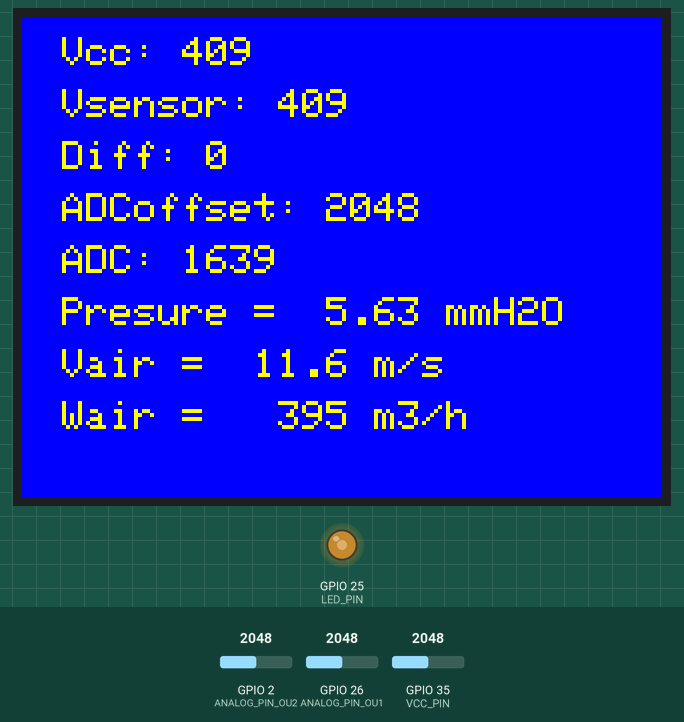
The sketch below on a simulated ESP32. Shown: 320×240 colour display, output pins drawn as LEDs (lit = HIGH). The test bench sets the inputs (shaded band); at power-on: GPIO 2 (ANALOG_PIN_OU2) = 2048, GPIO 26 (ANALOG_PIN_OU1) = 2048, GPIO 35 (VCC_PIN) = 2048. What the sketch prints to the serial monitor is not drawn.

Above: at 3.9 s.
4.0 s: GPIO 2 (ANALOG_PIN_OU2) set to 2866
At 6.9 s:
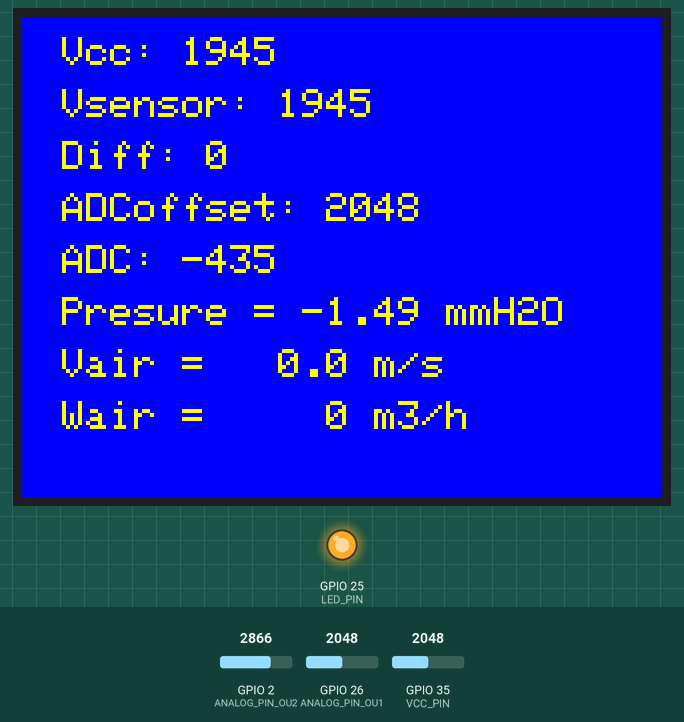
7.0 s: GPIO 26 (ANALOG_PIN_OU1) set to 2866
At 8.5 s:
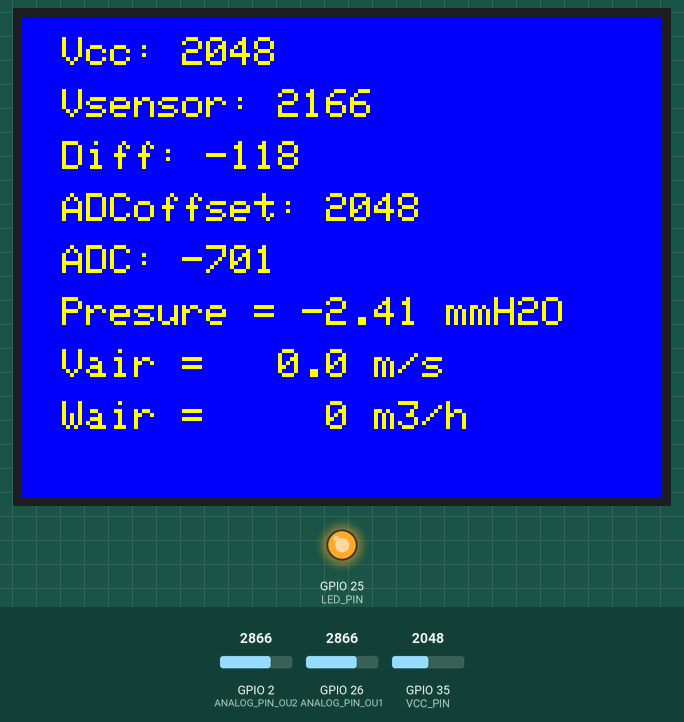
10.0 s: GPIO 35 (VCC_PIN) set to 2866
At 11.4 s:
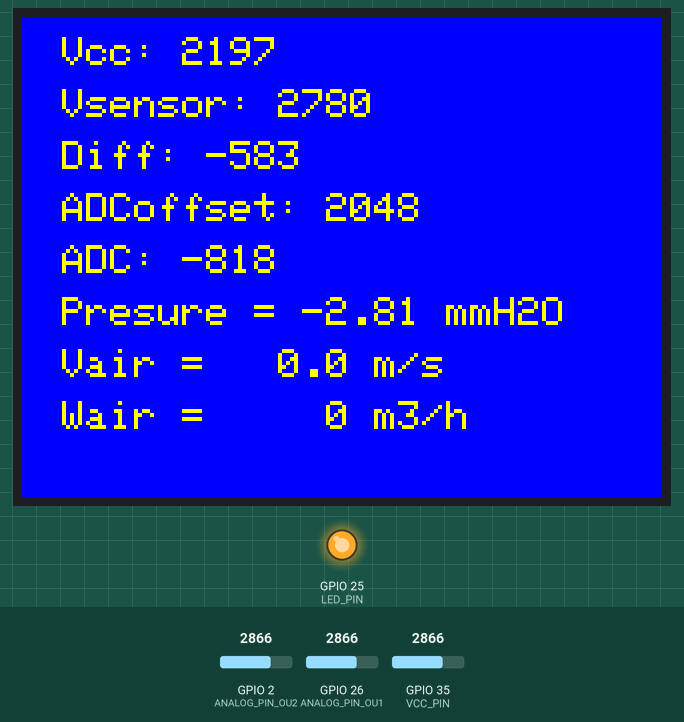
13.0 s: GPIO 2 (ANALOG_PIN_OU2) set to 3603
At 14.5 s:
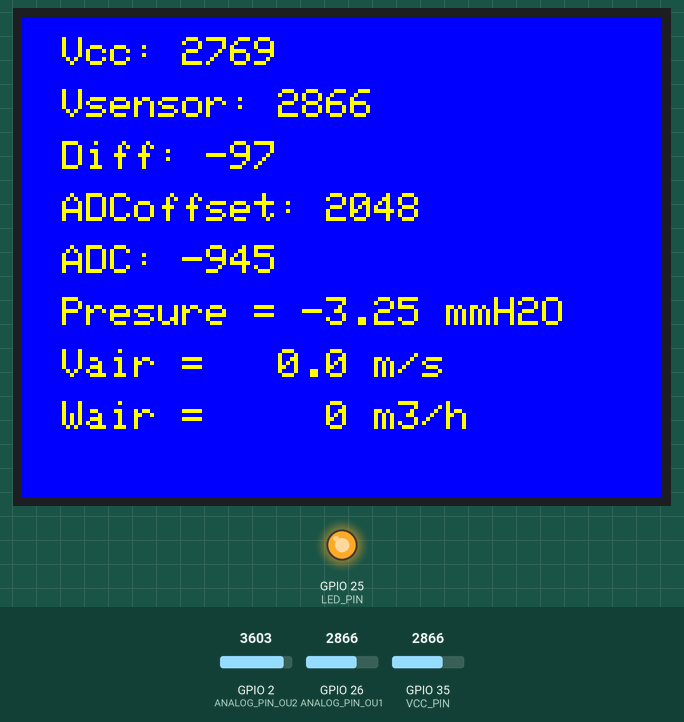
16.0 s: GPIO 26 (ANALOG_PIN_OU1) set to 3603
At 17.3 s:
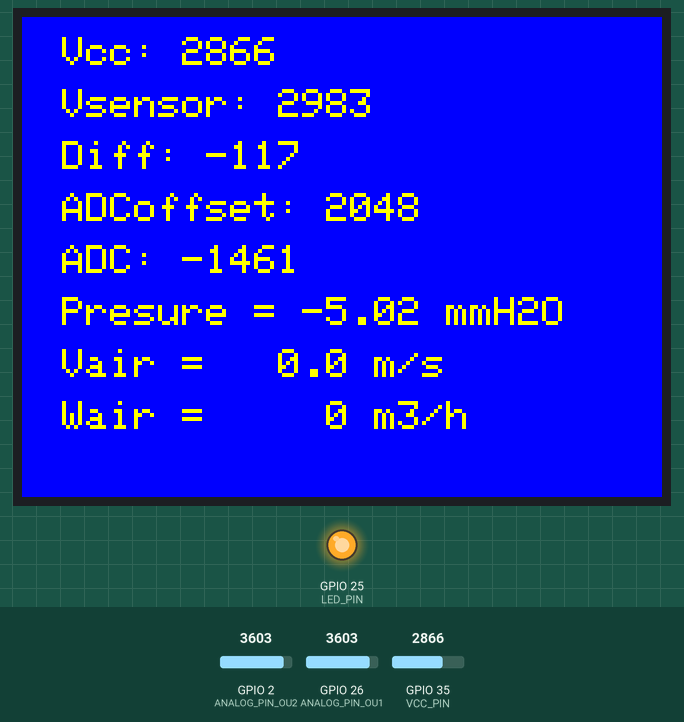
19.0 s: GPIO 35 (VCC_PIN) set to 3603
At 25.0 s:
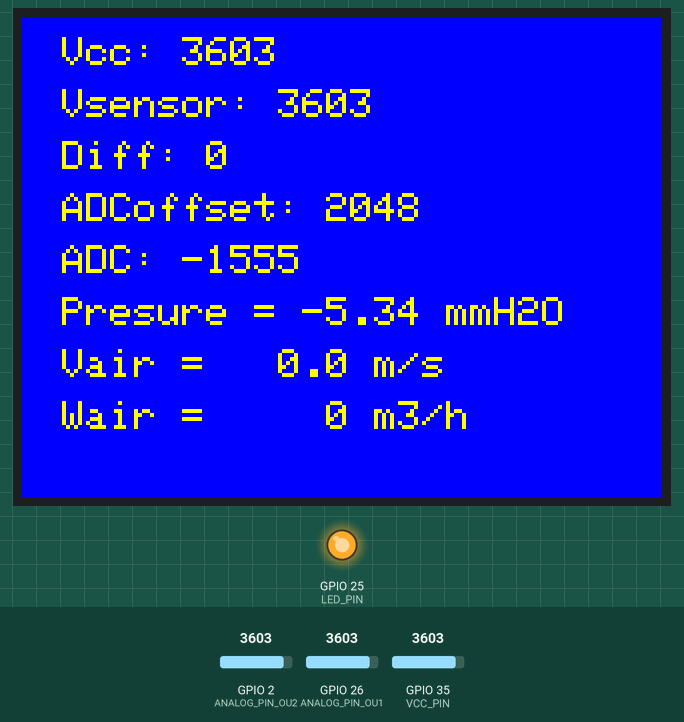
Timing chart, 0 to 25.3 s (numbered marks = the images above; inputs shaded):
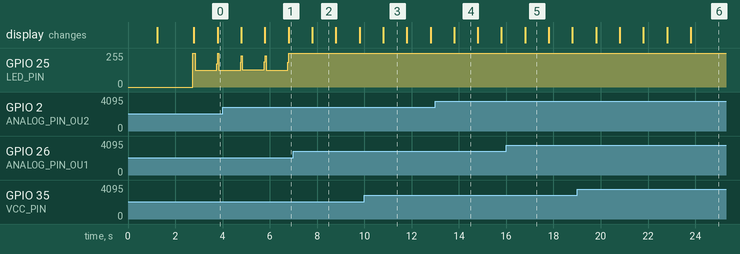

The sketch:

Presure_sensor_graduation_display_09_Vcc3_3V_AllDisp_PWM.ino
```cpp
#include <Arduino.h>
#include <TFT_eSPI.h>

// Деклариране на глобалната променлива
//float presureReal = 0.0;

// Дефиниране на макросите преди включването на Core_0.h
#define ANALOG_PIN_OU2 2  // Използваме GPIO2 за аналогов вход (изход ОУ2)
#define ANALOG_PIN_OU1 26 // Използваме GPIO26 за аналогов вход (изход ОУ1)
#define VCC_PIN 35       // Използваме GPIO35 за измерване на Vcc чрез делител на напрежение
#define LED_PIN 25       // Използваме GPIO25 за светодиод

#include "Core_0.h"  // Включване на файла с функцията за генериране на PWM

// Дефиниции и настройки
const float D = 0.110;
const float d = 0.071;
const int numMeasurements = 20;  // Брой измервания за осредняване
const int numAverages = 20;  // Брой усреднени стойности за допълнително осредняване
const int sizeText = 2;
int indentText = 10 * sizeText;
int lineSpacing = 7 * sizeText + 6 * sizeText;
int heightText = 7 * sizeText;
int lengthText = 6 * sizeText;

int adcReadings_OU2[numMeasurements];  // Масив за съхранение на измерванията на ОУ2
int adcReadings_OU1[numMeasurements];  // Масив за съхранение на измерванията на ОУ1
int vccReadings[numMeasurements];      // Масив за съхранение на измерванията на Vcc

int adcAverages_OU2[numAverages];      // Масив за съхранение на усреднените стойности на ОУ2
int adcAverages_OU1[numAverages];      // Масив за съхранение на усреднените стойности на ОУ1
int vccAverages[numAverages];          // Масив за съхранение на усреднените стойности на Vcc

int adcIndex = 0;  // Индекс за текущото измерване
int avgIndex = 0;  // Индекс за текущата усреднена стойност

unsigned long lastMeasurementTime = 0;
unsigned long lastPrintTime = 0;

TFT_eSPI tft = TFT_eSPI();  // Създаване на обект за TFT дисплея

int ADCoffset = 0; // Първоначална стойност на налягането

float presureReal = 0; // Глобална променлива за налягане

// Функция за изчисляване на скоростта на въздуха
float AirSpeed(float pressureReal, float D, float d) {
    const float g = 9.81; // Ускорение на свободното падане в м/с²
    if (pressureReal < 0) return 0; // Защита от отрицателни налягания
    float velocity = sqrt((2 * g * pressureReal) / (1 - pow(d, 4) / pow(D, 4)));
    return velocity;
}

void setup() {
  Serial.begin(9600);  // Започваме сериен монитор на 9600 бауда
  analogSetAttenuation(ADC_11db); // Настройка на затихването за обхват 0-3.3V

  Serial.println("Инициализация...");
  delay(1000);  // Пауза за уравновесяване на нивото на стенда

  // Инициализация на масивите с нули
  for (int i = 0; i < numMeasurements; i++) {
    adcReadings_OU2[i] = 0;
    adcReadings_OU1[i] = 0;
    vccReadings[i] = 0;
  }
  for (int i = 0; i < numAverages; i++) {
    adcAverages_OU2[i] = 0;
    adcAverages_OU1[i] = 0;
    vccAverages[i] = 0;
  }

  Serial.println("Инициализация завършена");

  tft.begin();
  tft.setRotation(3);  // Ротация на екрана в позиция 3
  tft.fillScreen(TFT_BLUE);  // Задаваме син фон
  tft.setTextColor(TFT_YELLOW, TFT_BLUE);  // Задаваме жълти букви на син фон
  tft.setTextSize(sizeText);  // Задаваме размера на текста

  // Настройка на пина за светодиода като изход (само в основния файл)
  pinMode(LED_PIN, OUTPUT);

  // Настройка на PWM
  //setupPWM();

  // Забавяне за стабилизиране на показанията
  delay(1000);

  // Първоначално измерване за ADCoffset
  int numInitialMeasurements = 100; // Увеличаване на броя първоначални измервания
  int adcTotal_OU2 = 0;
  for (int i = 0; i < numInitialMeasurements; i++) {
    adcTotal_OU2 += analogRead(ANALOG_PIN_OU2);
    delay(5); // Малко забавяне между измерванията за стабилизиране
  }
  ADCoffset = adcTotal_OU2 / numInitialMeasurements;

  // Стартиране на PWM задачата на второто ядро
  xTaskCreatePinnedToCore(generatePWM, "generatePWM", 1024, NULL, 1, NULL, 0);

  //ADCoffset = 1600;
}

void loop() {
  unsigned long currentTime = millis();

  // Осредняване на 10 измервания през 30 милисекунди
  if (currentTime - lastMeasurementTime >= 10) {
    lastMeasurementTime = currentTime;

    adcReadings_OU2[adcIndex] = analogRead(ANALOG_PIN_OU2);
    adcReadings_OU1[adcIndex] = analogRead(ANALOG_PIN_OU1);
    vccReadings[adcIndex] = analogRead(VCC_PIN);
    adcIndex = (adcIndex + 1) % numMeasurements;

    if (adcIndex == 0) {
      // Изчисляване на средната стойност на 10 измервания
      int adcTotal_OU2 = 0;
      int adcTotal_OU1 = 0;
      int vccTotal = 0;
      for (int i = 0; i < numMeasurements; i++) {
        adcTotal_OU2 += adcReadings_OU2[i];
        adcTotal_OU1 += adcReadings_OU1[i];
        vccTotal += vccReadings[i];
      }
      int adcAverage_OU2 = adcTotal_OU2 / numMeasurements;
      int adcAverage_OU1 = adcTotal_OU1 / numMeasurements;
      int vccAverage = vccTotal / numMeasurements;

      // Съхраняване на усреднената стойност в масива с усреднени стойности
      adcAverages_OU2[avgIndex] = adcAverage_OU2;
      adcAverages_OU1[avgIndex] = adcAverage_OU1;
      vccAverages[avgIndex] = vccAverage;
      avgIndex = (avgIndex + 1) % numAverages;
    }
  }

  // Принтиране на осредненото измерване на всеки 300 милисекунди
  if (currentTime - lastPrintTime >= 1000) {
    lastPrintTime = currentTime;

    // Осредняване на последните 10 усреднени стойности
    int adcAvgTotal_OU2 = 0;
    int adcAvgTotal_OU1 = 0;
    int vccAvgTotal = 0;
    for (int i = 0; i < numAverages; i++) {
      adcAvgTotal_OU2 += adcAverages_OU2[i];
      adcAvgTotal_OU1 += adcAverages_OU1[i];
      vccAvgTotal += vccAverages[i];
    }
    int finalAdcAverage_OU2 = adcAvgTotal_OU2 / numAverages;
    int finalAdcAverage_OU1 = adcAvgTotal_OU1 / numAverages;
    int finalVccAverage = vccAvgTotal / numAverages;
    int delta = finalVccAverage - finalAdcAverage_OU1;
    //int delta = -finalVccAverage + finalAdcAverage_OU1;

    // Изчисляване на скоростта на въздушния поток
    //int pressureDifference = finalAdcAverage_OU2 - ADCoffset;
    int pressureDifference = -finalAdcAverage_OU2 + ADCoffset;
    presureReal = (3.0 / 873) * pressureDifference;  // Линейна зависимост
    float airSpeed = AirSpeed(presureReal, D, d);  // Примерни стойности за D и d
    float debit = 3.14159 * pow((D / 2), 2) * airSpeed * 3600;

    int numberSize = 7;
    char buffer[numberSize];

    // Визуализиране на стойностите на дисплея
    tft.setCursor(indentText, 10); // Ред 1
    tft.print("Vcc: ");
    tft.fillRect(indentText + 5 * 6 * sizeText, 10, 120, heightText, TFT_BLUE);  // Изчистване на предишното показание
    tft.setCursor(indentText + 5 * 6 * sizeText, 10);
    tft.print(finalVccAverage);

    tft.setCursor(indentText, 10 + 1 * lineSpacing); // Ред 2
    tft.print("Vsensor: ");
    tft.fillRect(indentText + 9 * 6 * sizeText, 10 + 1 * lineSpacing, 120, heightText, TFT_BLUE);  // Изчистване на предишното показание
    tft.setCursor(indentText + 9 * 6 * sizeText, 10 + 1 * lineSpacing);
    tft.print(finalAdcAverage_OU1);

    tft.setCursor(indentText, 10 + 2 * lineSpacing); // Ред 3
    tft.print("Diff: ");
    tft.fillRect(indentText + 6 * 6 * sizeText, 10 + 2 * lineSpacing, 120, heightText, TFT_BLUE);  // Изчистване на предишното показание
    tft.setCursor(indentText + 6 * 6 * sizeText, 10 + 2 * lineSpacing);
    tft.print(delta);

    tft.setCursor(indentText, 10 + 3 * lineSpacing); // Ред 4
    tft.print("ADCoffset: ");
    tft.fillRect(indentText + 11 * 6 * sizeText, 10 + 3 * lineSpacing, 120, heightText, TFT_BLUE);  // Изчистване на предишното показание
    tft.setCursor(indentText + 11 * 6 * sizeText, 10 + 3 * lineSpacing);
    tft.print(ADCoffset);

    tft.setCursor(indentText, 10 + 4 * lineSpacing); // Ред 5
    tft.print("ADC: ");
    tft.fillRect(indentText + 5 * 6 * sizeText, 10 + 4 * lineSpacing, 120, heightText, TFT_BLUE);  // Изчистване на предишното показание
    tft.setCursor(indentText + 5 * 6 * sizeText, 10 + 4 * lineSpacing);
    tft.print(pressureDifference);

    tft.setCursor(indentText, 10 + 5 * lineSpacing); // Ред 6
    tft.print("Presure =");
    tft.fillRect(indentText + 9 * 6 * sizeText, 10 + 5 * lineSpacing, numberSize * lengthText, heightText, TFT_RED);  // Изчистване на предишното показание
    tft.setCursor(indentText + 9 * 6 * sizeText, 10 + 5 * lineSpacing);
    sprintf(buffer, "%6.2f", presureReal); // Форматиране на числото
    tft.print(buffer);
    tft.print(" mmH2O");

    tft.setCursor(indentText, 10 + 6 * lineSpacing); // Ред 7
    tft.print("Vair =");
    tft.fillRect(indentText + 6 * 6 * sizeText, 10 + 6 * lineSpacing, 6 * lengthText, heightText, TFT_BLUE);  // Изчистване на предишното показание
    tft.setCursor(indentText + 6 * 6 * sizeText, 10 + 6 * lineSpacing);
    sprintf(buffer, "%6.1f", airSpeed); // Форматиране на числото с точност до един знак след десетичната точка
    tft.print(buffer);
    tft.print(" m/s");

    tft.setCursor(indentText, 10 + 7 * lineSpacing); // Ред 8
    tft.print("Wair =");
    tft.fillRect(indentText + 6 * 6 * sizeText, 10 + 7 * lineSpacing, 6 * lengthText, heightText, TFT_BLUE);  // Изчистване на предишното показание
    tft.setCursor(indentText + 6 * 6 * sizeText, 10 + 7 * lineSpacing);
    sprintf(buffer, "%6d", (int)debit); // Форматиране на числото като цяло число
    tft.print(buffer);
    tft.print(" m3/h");

    // Превключване на състоянието на светодиода
    // digitalWrite(LED_PIN, !digitalRead(LED_PIN));
  }
}

// Пинове за използване:
// J5:
// 02: +5.5V
// 12: IO02 (аналогов вход - от изход ОУ2)
// 22: IO23 (опитахме, но не се получава и отива на IO26)
// 30: IO26 (аналогов вход - от изход ОУ1)
// 32: IO35 (аналогов вход за Vcc)
// J6:
// 08: GND
// 18: ESP32 EN
// 28: IO25 (светодиод)
// 38: +3.3V
```

Core_0.h
```cpp
#ifndef CORE_0_H
#define CORE_0_H

#include <Arduino.h>

extern float presureReal; // Деклариране на глобалната променлива

void generatePWM(void *parameter) {
  const float pwmMax = 100.0; // Максимална стойност за коефициента на запълване (100%)
  const int period = 1000; // Период на PWM в микросекунди (1 ms)

  for (;;) {
    float pwmValueFloat = (presureReal / 0.35) * pwmMax; // Изчисляване на коефициента на запълване
    pwmValueFloat = constrain(pwmValueFloat, 0.0, pwmMax); // Ограничаване на pwmValue в допустимите граници

    int highTime = (int)((pwmValueFloat * period) / pwmMax); // Време за HIGH състояние в микросекунди
    int lowTime = period - highTime; // Време за LOW състояние в микросекунди

    digitalWrite(LED_PIN, LOW); // Включване на светодиода (LOW)
    delayMicroseconds(highTime); // Забавяне за HIGH състояние

    digitalWrite(LED_PIN, HIGH); // Изключване на светодиода (HIGH)
    delayMicroseconds(lowTime); // Забавяне за LOW състояние

    // Малка пауза за да се предотврати Watchdog рестарт
    vTaskDelay(1);
  }
}

#endif // CORE_0_H
```

Measured:
- what the display in image 2 shows lasts 1.0 s, from 7.8 s to 8.8 s
